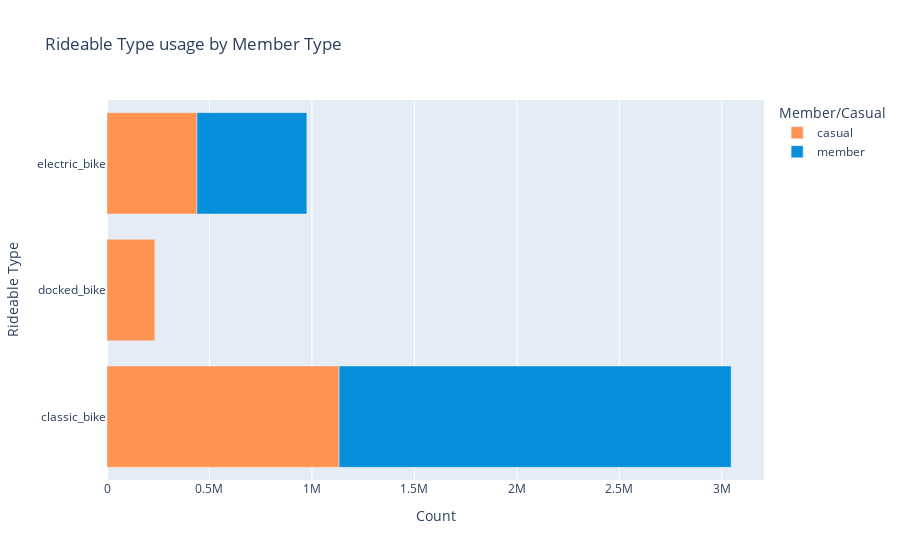

Source (notebook cell):
### Code cell
rideable_type_fig = px.bar(rideable_type_group, y='rideable_type', x='count',
                           color='member_casual',
                           title='Rideable Type usage by Member Type',
                           labels={'count': 'Count', 'rideable_type': 'Rideable Type', 'member_casual':'Member/Casual'},
                           hover_name='member_casual', hover_data={'member_casual':False, 'percent':True, 'count':True},
                           color_discrete_map={'casual':'#FF934F', 'member':'#058ED9'}
                           )

rideable_type_fig.show()

### Figure 1 — Plotly figure (JSON) as saved in the notebook; plotly's stock layout.template omitted (floating-point values rounded to 4 significant figures)
{"data": [{"alignmentgroup": "True", "customdata": [["casual", "26.62%"], ["casual", "5.52%"], ["casual", "10.31%"]], "hovertemplate": "<b>%{hovertext}</b><br><br>Count=%{x}<br>Rideable Type=%{y}<br>percent=%{customdata[1]}<extra></extra>", "hovertext": ["casual", "casual", "casual"], "legendgroup": "casual", "marker": {"color": "#FF934F", "pattern": {"shape": ""}}, "name": "casual", "offsetgroup": "casual", "orientation": "h", "showlegend": true, "textposition": "auto", "type": "bar", "x": [1132680, 234704, 438881], "xaxis": "x", "y": ["classic_bike", "docked_bike", "electric_bike"], "yaxis": "y"}, {"alignmentgroup": "True", "customdata": [["member", "44.95%"], ["member", "0.0%"], ["member", "12.6%"]], "hovertemplate": "<b>%{hovertext}</b><br><br>Count=%{x}<br>Rideable Type=%{y}<br>percent=%{customdata[1]}<extra></extra>", "hovertext": ["member", "member", "member"], "legendgroup": "member", "marker": {"color": "#058ED9", "pattern": {"shape": ""}}, "name": "member", "offsetgroup": "member", "orientation": "h", "showlegend": true, "textposition": "auto", "type": "bar", "x": [1913084, 1, 536321], "xaxis": "x", "y": ["classic_bike", "docked_bike", "electric_bike"], "yaxis": "y"}], "layout": {"barmode": "relative", "legend": {"title": {"text": "Member/Casual"}, "tracegroupgap": 0}, "title": {"text": "Rideable Type usage by Member Type"}, "xaxis": {"anchor": "y", "domain": [0, 1], "title": {"text": "Count"}}, "yaxis": {"anchor": "x", "domain": [0, 1], "title": {"text": "Rideable Type"}}}}
